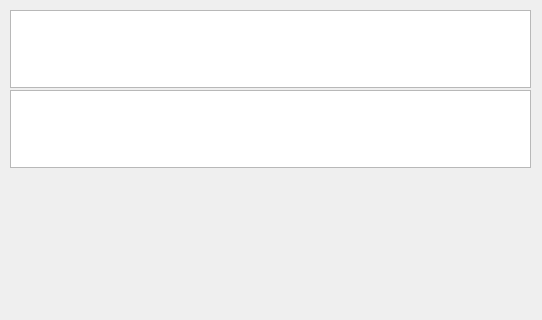
<?xml version="1.0" encoding="UTF-8"?>
<ui version="4.0">
 <class>Form</class>
 <widget class="QWidget" name="Form">
  <property name="geometry">
   <rect>
    <x>0</x>
    <y>0</y>
    <width>542</width>
    <height>320</height>
   </rect>
  </property>
  <property name="windowTitle">
   <string>Form</string>
  </property>
  <widget class="QTextEdit" name="textEdit">
   <property name="geometry">
    <rect>
     <x>10</x>
     <y>10</y>
     <width>521</width>
     <height>78</height>
    </rect>
   </property>
  </widget>
  <widget class="QPlainTextEdit" name="plainTextEdit">
   <property name="geometry">
    <rect>
     <x>10</x>
     <y>90</y>
     <width>521</width>
     <height>78</height>
    </rect>
   </property>
   <property name="inputMethodHints">
    <set>Qt::ImhNone</set>
   </property>
   <property name="lineWrapMode">
    <enum>QPlainTextEdit::NoWrap</enum>
   </property>
  </widget>
 </widget>
 <resources/>
 <connections/>
</ui>
